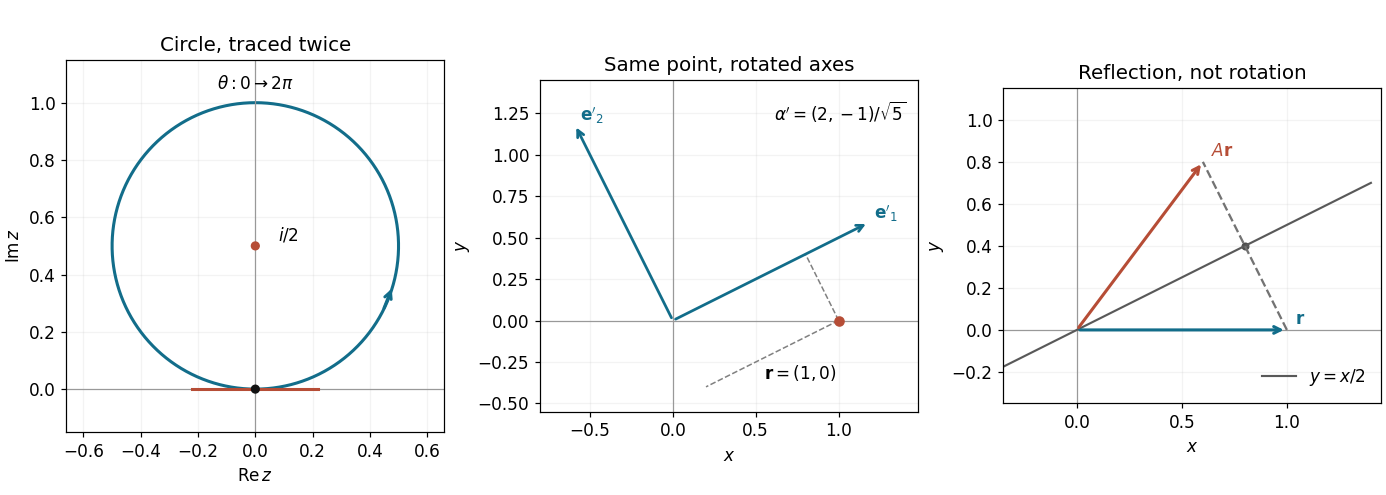

Generate this figure with Python:
from pathlib import Path
import matplotlib
matplotlib.use('Agg')
import matplotlib.pyplot as plt
import numpy as np

plt.rcParams.update({'font.size':11,'axes.titlesize':13,'savefig.facecolor':'white'})
fig,axes=plt.subplots(1,3,figsize=(12.6,4.5),constrained_layout=True)
theta=np.linspace(0,np.pi,601);z=np.exp(1j*theta)*np.sin(theta)
ax=axes[0];ax.plot(z.real,z.imag,color='#126d8a',lw=2);ax.scatter([0,0],[0,.5],color=['#111111','#b64d36'],s=25,zorder=5)
ax.axhline(0,color='.6',lw=.8);ax.axvline(0,color='.6',lw=.8);ax.plot([-.22,.22],[0,0],color='#b64d36',lw=2)
i=105;ax.annotate('',xy=(z[i+18].real,z[i+18].imag),xytext=(z[i].real,z[i].imag),arrowprops={'arrowstyle':'->','color':'#126d8a','lw':2})
ax.annotate(r'$i/2$',xy=(0,.5),xytext=(.08,.52));ax.set(xlim=(-.66,.66),ylim=(-.15,1.15),xlabel=r'$\operatorname{Re}z$',ylabel=r'$\operatorname{Im}z$',title='Circle, traced twice')
ax.text(.5,.96,r'$\theta:0\to2\pi$',ha='center',va='top',transform=ax.transAxes)
u=np.array([2.,1.])/np.sqrt(5);w=np.array([-1.,2.])/np.sqrt(5);r=np.array([1.,0.])
ax=axes[1];ax.axhline(0,color='.6',lw=.8);ax.axvline(0,color='.6',lw=.8)
for direction,label in [(u,r"$\mathbf{e}'_1$"),(w,r"$\mathbf{e}'_2$")]:
 end=direction*1.32;ax.annotate('',xy=end,xytext=(0,0),arrowprops={'arrowstyle':'->','color':'#126d8a','lw':1.8});ax.text(*(end+.03),label,color='#126d8a')
for direction in [u,w]:
 foot=np.dot(r,direction)*direction;ax.plot([r[0],foot[0]],[r[1],foot[1]],'--',color='.5',lw=1)
ax.scatter([1],[0],color='#b64d36',s=35,zorder=5);ax.annotate(r'$\mathbf{r}=(1,0)$',xy=(1,0),xytext=(.55,-.35));ax.set(title='Same point, rotated axes',xlim=(-.8,1.48),ylim=(-.55,1.45),xlabel='$x$',ylabel='$y$')
ax.text(.97,.94,r"$\alpha'=(2,-1)/\sqrt{5}$",va='top',ha='right',transform=ax.transAxes)
ax=axes[2];ax.axhline(0,color='.6',lw=.8);ax.axvline(0,color='.6',lw=.8);xx=np.array([-.35,1.4]);ax.plot(xx,xx/2,color='.35',lw=1.4,label='$y=x/2$')
s=np.array([.6,.8])
for point,color,label in [(r,'#126d8a',r'$\mathbf{r}$'),(s,'#b64d36',r'$A\mathbf{r}$')]:
 ax.annotate('',xy=point,xytext=(0,0),arrowprops={'arrowstyle':'->','color':color,'lw':2});ax.text(*(point+np.array([.04,.03])),label,color=color)
ax.plot([r[0],s[0]],[r[1],s[1]],'--',color='.45');ax.scatter([.8],[.4],color='.3',s=18);ax.legend(loc='lower right',frameon=False);ax.set(title='Reflection, not rotation',xlim=(-.35,1.45),ylim=(-.35,1.15),xlabel='$x$',ylabel='$y$')
for ax in axes:ax.set_aspect('equal',adjustable='box');ax.grid(alpha=.15)
fig.savefig(Path.cwd()/Path(__file__).with_suffix('.png').name,dpi=110)
